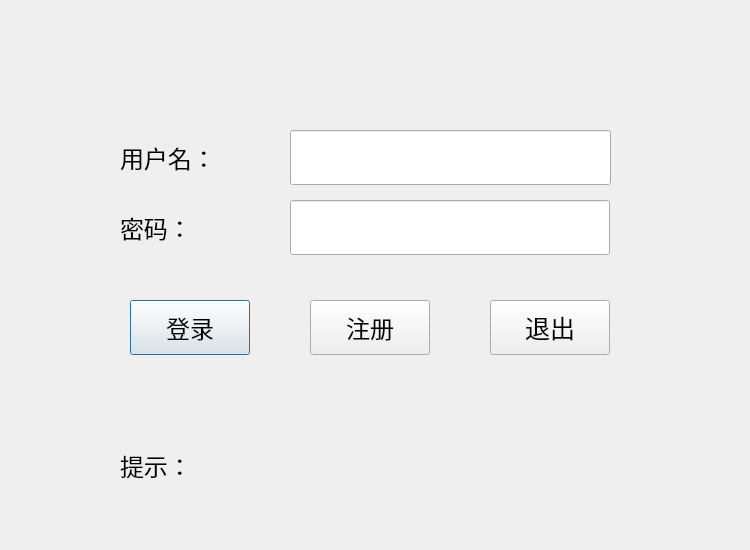
<?xml version="1.0" encoding="UTF-8"?>
<ui version="4.0">
 <class>Login</class>
 <widget class="QDialog" name="Login">
  <property name="geometry">
   <rect>
    <x>0</x>
    <y>0</y>
    <width>750</width>
    <height>550</height>
   </rect>
  </property>
  <property name="windowTitle">
   <string>Dialog</string>
  </property>
  <widget class="QLabel" name="Label_user">
   <property name="geometry">
    <rect>
     <x>120</x>
     <y>130</y>
     <width>121</width>
     <height>55</height>
    </rect>
   </property>
   <property name="font">
    <font>
     <family>楷体</family>
     <pointsize>18</pointsize>
    </font>
   </property>
   <property name="text">
    <string>用户名：</string>
   </property>
  </widget>
  <widget class="QLabel" name="Label_passwd">
   <property name="geometry">
    <rect>
     <x>120</x>
     <y>200</y>
     <width>101</width>
     <height>55</height>
    </rect>
   </property>
   <property name="font">
    <font>
     <family>楷体</family>
     <pointsize>18</pointsize>
    </font>
   </property>
   <property name="text">
    <string>密码：</string>
   </property>
  </widget>
  <widget class="QLabel" name="Label_reminder">
   <property name="geometry">
    <rect>
     <x>120</x>
     <y>440</y>
     <width>501</width>
     <height>51</height>
    </rect>
   </property>
   <property name="font">
    <font>
     <family>楷体</family>
     <pointsize>18</pointsize>
    </font>
   </property>
   <property name="text">
    <string>提示：</string>
   </property>
  </widget>
  <widget class="QLineEdit" name="Input_user">
   <property name="geometry">
    <rect>
     <x>290</x>
     <y>130</y>
     <width>321</width>
     <height>55</height>
    </rect>
   </property>
   <property name="font">
    <font>
     <family>楷体</family>
     <pointsize>18</pointsize>
    </font>
   </property>
   <property name="text">
    <string/>
   </property>
  </widget>
  <widget class="QPushButton" name="Button_login">
   <property name="geometry">
    <rect>
     <x>130</x>
     <y>300</y>
     <width>120</width>
     <height>55</height>
    </rect>
   </property>
   <property name="font">
    <font>
     <family>楷体</family>
     <pointsize>18</pointsize>
    </font>
   </property>
   <property name="text">
    <string>登录</string>
   </property>
  </widget>
  <widget class="QPushButton" name="Button_register">
   <property name="geometry">
    <rect>
     <x>310</x>
     <y>300</y>
     <width>120</width>
     <height>55</height>
    </rect>
   </property>
   <property name="font">
    <font>
     <family>楷体</family>
     <pointsize>18</pointsize>
    </font>
   </property>
   <property name="text">
    <string>注册</string>
   </property>
  </widget>
  <widget class="QPushButton" name="Button_exit">
   <property name="geometry">
    <rect>
     <x>490</x>
     <y>300</y>
     <width>120</width>
     <height>55</height>
    </rect>
   </property>
   <property name="font">
    <font>
     <family>楷体</family>
     <pointsize>19</pointsize>
    </font>
   </property>
   <property name="text">
    <string>退出</string>
   </property>
  </widget>
  <widget class="QLineEdit" name="Input_passwd">
   <property name="geometry">
    <rect>
     <x>290</x>
     <y>200</y>
     <width>320</width>
     <height>55</height>
    </rect>
   </property>
   <property name="font">
    <font>
     <family>楷体</family>
     <pointsize>18</pointsize>
    </font>
   </property>
   <property name="text">
    <string/>
   </property>
   <property name="echoMode">
    <enum>QLineEdit::PasswordEchoOnEdit</enum>
   </property>
  </widget>
 </widget>
 <resources/>
 <connections/>
</ui>
